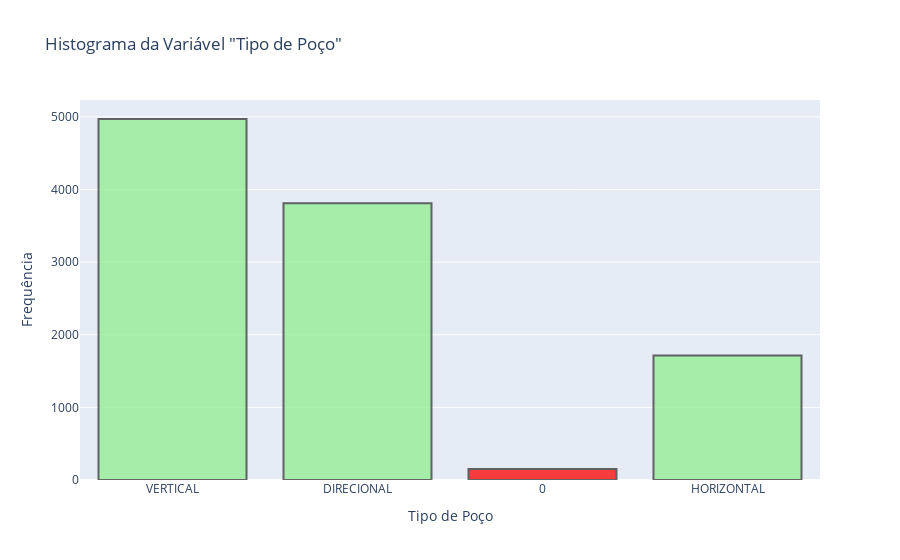

Source (notebook cell):
### Markdown cell above
### 5.3 Melhorando Gráfico Plotly
* Apenas alguns ajustes de customização para deixar o gráfico mais agradável visualmente.

### Code cell
#Necessário habilitar o modo offline
cf.go_offline()

#Lista de cores para cada coluna do gráfico
cores = ['lightgreen', 'lightgreen', 'red', 'lightgreen']

#Criação do histograma com a variável 'Tipo Poço'
data = [
    go.Histogram(
        x=df['Tipo Poço'], 
        marker={
            'color': cores,
            'line': {'color': '#333', 
                     'width': 2}
                }, 
        opacity=0.75
        )]

#Layout de customização do gráfico
layout = go.Layout(
    title='Histograma da Variável "Tipo de Poço"',
    xaxis=dict(title='Tipo de Poço'),
    yaxis=dict(title='Frequência'),
    bargap=0.2  # Espaço entre as barras
)

#Criação da figura para mostrar na tela
fig = go.Figure(data=data, layout=layout)

#Exibir o gráfico offline
pio.show(fig)

### Figure 1 — Plotly figure (JSON) as saved in the notebook; plotly's stock layout.template omitted (floating-point values rounded to 4 significant figures; data arrays with more than 128 entries replaced by an {"elided": "..."} marker saying what was removed)
{"data": [{"marker": {"color": ["lightgreen", "lightgreen", "red", "lightgreen"], "line": {"color": "#333", "width": 2}}, "opacity": 0.75, "type": "histogram", "x": {"elided": "10649 str values"}}], "layout": {"bargap": 0.2, "title": {"text": "Histograma da Variável \"Tipo de Poço\""}, "xaxis": {"title": {"text": "Tipo de Poço"}}, "yaxis": {"title": {"text": "Frequência"}}}}
